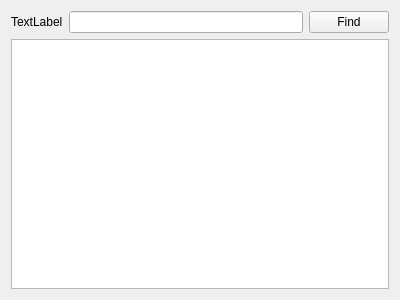
<?xml version="1.0" encoding="UTF-8"?>
<ui version="4.0">
 <class>TextFinder</class>
 <widget class="QWidget" name="TextFinder">
  <property name="geometry">
   <rect>
    <x>0</x>
    <y>0</y>
    <width>400</width>
    <height>300</height>
   </rect>
  </property>
  <property name="windowTitle">
   <string>TextFinder</string>
  </property>
  <layout class="QVBoxLayout" name="verticalLayout">
   <item>
    <layout class="QHBoxLayout" name="horizontalLayout">
     <item>
      <widget class="QLabel" name="label">
       <property name="text">
        <string>TextLabel</string>
       </property>
      </widget>
     </item>
     <item>
      <widget class="QLineEdit" name="lineEdit"/>
     </item>
     <item>
      <widget class="QPushButton" name="button_find">
       <property name="text">
        <string>Find</string>
       </property>
      </widget>
     </item>
    </layout>
   </item>
   <item>
    <widget class="QTextEdit" name="textEdit"/>
   </item>
  </layout>
 </widget>
 <layoutdefault spacing="6" margin="11"/>
 <resources/>
 <connections/>
</ui>
